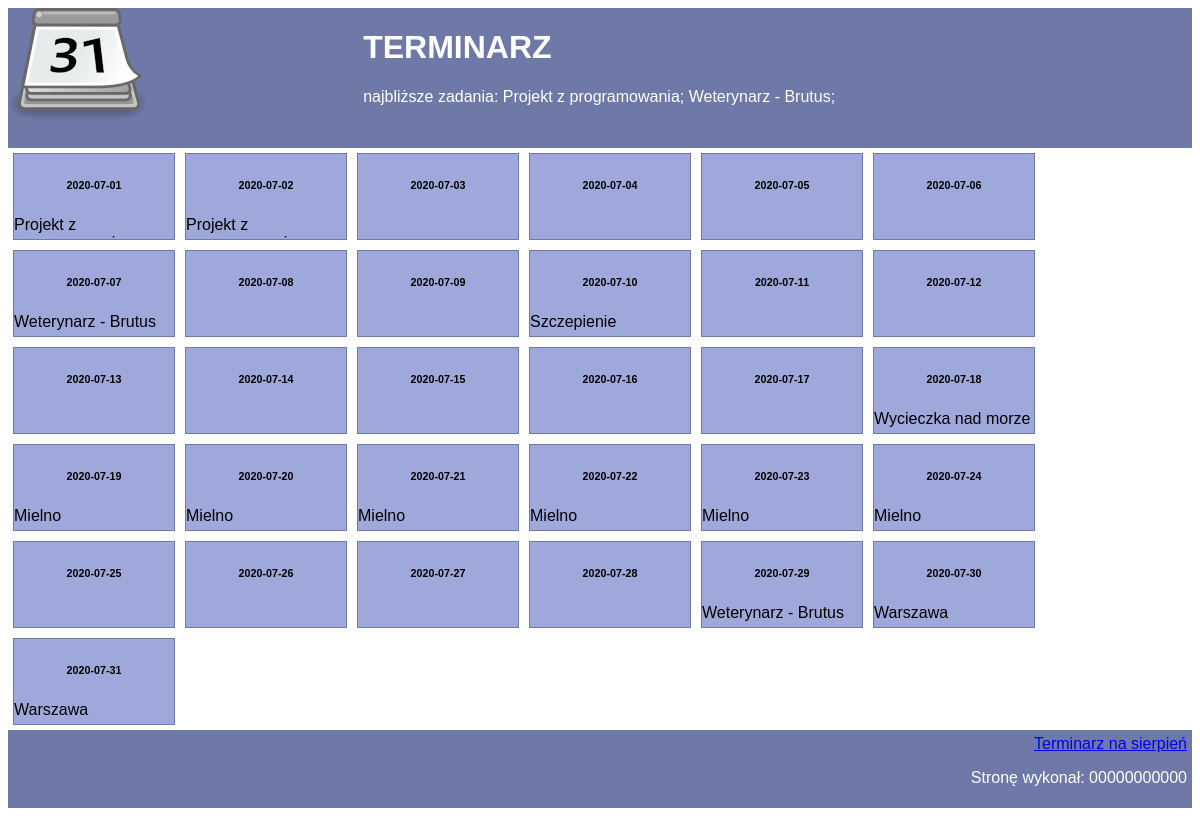
Page /kalendarz.php on the committed database.
### tables this page shows
CREATE TABLE `zadania` (
  `id` int(10) UNSIGNED NOT NULL,
  `dataZadania` date DEFAULT NULL,
  `wpis` text DEFAULT NULL,
  `miesiac` text DEFAULT NULL,
  `rok` int(10) UNSIGNED DEFAULT NULL
);

### kalendarz.php (the view, shortened to what this page needs)
<!DOCTYPE html>
<html lang="pl">
<head>
	<link rel="stylesheet" href="styl6.css">
</head>
<body>
	<header>
		<div id="logo">
			<img src="logo1.png" alt="lipiec">
		</div>
		<div id="title">
			<h1>TERMINARZ</h1>
			<p>najbliższe zadania:
				<?php
				$db = new mysqli('localhost', 'root', '', 'terminarz');
				$q = "SELECT DISTINCT wpis FROM `zadania`
                            WHERE dataZadania >= '2020-07-01'
                            AND dataZadania <= '2020-07-07' AND wpis != '';";
				$result = $db->query($q);
				$outputString = "";
				while ($row = $result->fetch_row()) {
					$outputString .= $row[0] . "; ";
				}
				echo $outputString;
				?>
			</p>
		</div>
	</header>
	<main>
		<?php
		$db = new mysqli('localhost', 'root', '', 'terminarz');
		$q = "SELECT dataZadania, wpis FROM `zadania` WHERE miesiac = 'lipiec';";
		$result = $db->query($q);
		$outputString = "";
		while ($row = $result->fetch_assoc()) {
			$outputString .= '<div>';
			$outputString .= '<h6>' . $row['dataZadania'] . '</h6>';
			$outputString .= '<p>' . $row['wpis'] . '</p>';
			$outputString .= '</div>';
		}
		echo $outputString;
		?>
	</main>
	<footer>
		<a href="sierpien.html">Terminarz na sierpień</a>
		<p>Stronę wykonał: 00000000000</p>
	</footer>
</body>
</html>

### styl6.css (style rules this page uses)
* { font-family: Verdana, sans-serif; }
header>div { background-color: #6f79a8; color: white; height: 140px; float: left; }
div#logo { width: 30%; }
div#title { width: 70%; }
main>div { background-color: #9fa8da; width: 160px; height: 85px; margin: 5px; border: 1px solid #6f79a8; overflow: hidden; float: left; }
footer { background-color: #6f79a8; color: white; padding: 5px; text-align: right; clear: both; }
h6 { text-align: center; }

### rows in the picture
zadania: dataZadania "2020-07-01", wpis "Projekt z…"
zadania: dataZadania "2020-07-02", wpis "Projekt z…"
zadania: dataZadania "2020-07-03"
zadania: dataZadania "2020-07-04"
zadania: dataZadania "2020-07-05"
zadania: dataZadania "2020-07-06"
zadania: dataZadania "2020-07-07", wpis "Weterynarz - Brutus"
zadania: dataZadania "2020-07-08"
zadania: dataZadania "2020-07-09"
zadania: dataZadania "2020-07-10", wpis "Szczepienie"
zadania: dataZadania "2020-07-11"
zadania: dataZadania "2020-07-12"
zadania: dataZadania "2020-07-13"
zadania: dataZadania "2020-07-14"
zadania: dataZadania "2020-07-15"
zadania: dataZadania "2020-07-16"
zadania: dataZadania "2020-07-17"
zadania: dataZadania "2020-07-18", wpis "Wycieczka nad morze"
zadania: dataZadania "2020-07-19", wpis "Mielno"
zadania: dataZadania "2020-07-20", wpis "Mielno"
zadania: dataZadania "2020-07-21", wpis "Mielno"
zadania: dataZadania "2020-07-22", wpis "Mielno"
zadania: dataZadania "2020-07-23", wpis "Mielno"
zadania: dataZadania "2020-07-24", wpis "Mielno"
zadania: dataZadania "2020-07-25"
zadania: dataZadania "2020-07-26"
zadania: dataZadania "2020-07-27"
zadania: dataZadania "2020-07-28"
zadania: dataZadania "2020-07-29", wpis "Weterynarz - Brutus"
zadania: dataZadania "2020-07-30", wpis "Warszawa"
zadania: dataZadania "2020-07-31", wpis "Warszawa"

### other values in the picture
$outputString "Projekt z programowania; Weterynarz - Brutus;"
